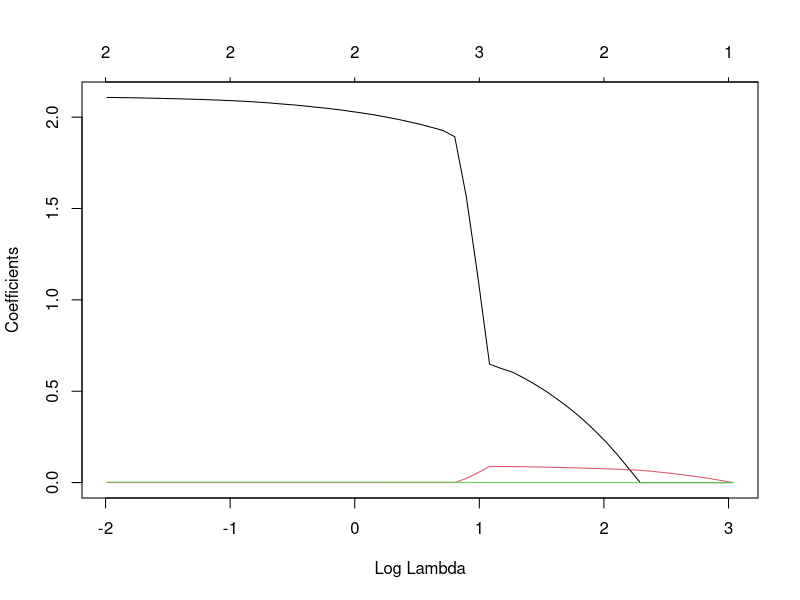
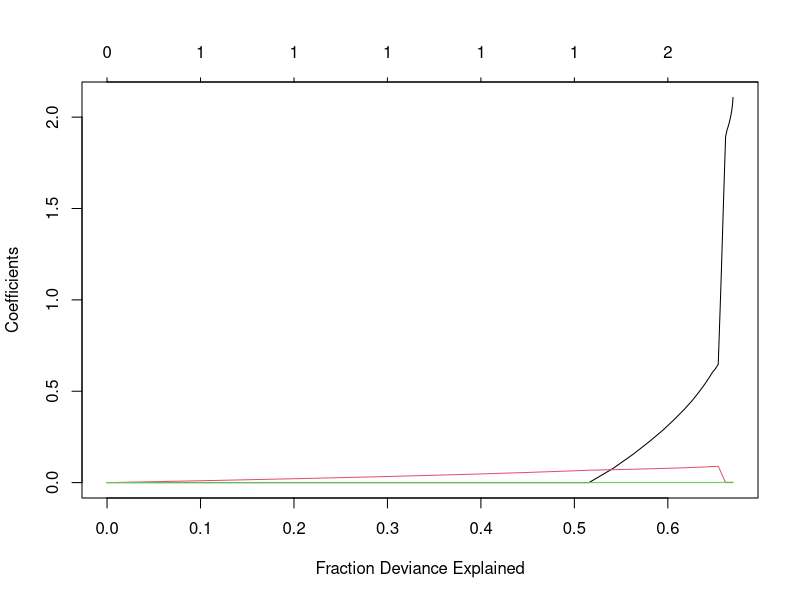

Generate these figures, in order, with R: (Note: this script raises an error after producing the figures.)
library("glmnet")
library("car")
library("dplyr")
library("ggplot2")

cars
cars2 <- mutate(cars, speed2 = speed^2, speed3 = speed^3)
glimpse(cars2)

cor(cars2)
model_0 <- lm(data = cars2, dist ~ speed + speed2 + speed3)
summary(model_0)


X <- model.matrix(data = cars2, ~ speed + speed2 + speed3)

head(X)
XX <- crossprod(X) # X'X
det(XX)

# собственные числа матриц X'X
lambda <- eigen(XX)$values 

max(lambda)
min(lambda)

CI <- sqrt(max(lambda) / min(lambda))
CI

CI

model_1 <- lm(data = cars2[1:49, ], dist ~ speed + speed2 + speed3)
summary(model_1)


library("glmnet")

# создаём X без константы (или с) без разницы :)
X <- model.matrix(data = cars2, 
                  ~ speed + speed2 + speed3)
head(X)
y <- cars2$dist

model_lasso <- glmnet(X, y)
model_lasso

coef(model_lasso, s = 10)
plot(model_lasso, xvar = "lambda")
plot(model_lasso, xvar = "dev")

coef(model_lasso, s = 0.1, exact = TRUE)

cv_lasso <- cv.glmnet(X, y)
plot(cv_lasso)
cv_lasso$lambda.min
coef(cv_lasso, s = "lambda.min")

m <- matrix(c(10, 100, 1000), nrow = 1)
m
predict(cv_lasso, newx = m, 
        s = "lambda.min")


# ridge
model_ridge <- glmnet(X, y, alpha = 0)
model_ridge
